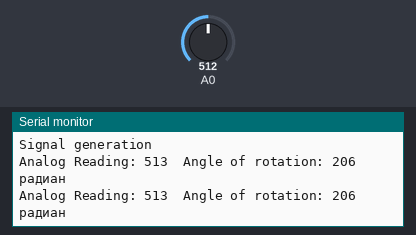
A sketch run on a simulated Arduino Uno, built with avr-gcc and run on an emulated ATmega328P. Shown: the last lines printed to the serial monitor. The test bench sets the inputs (shaded band); at power-on: A0 = 512.

Above: at 8.1 s.
8.2 s: A0 set to 716
At 16.0 s:
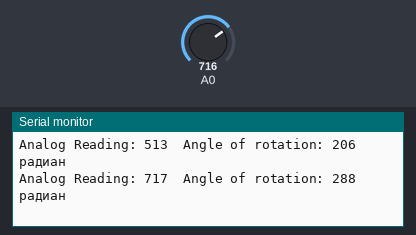
16.4 s: A0 set to 900
At 24.1 s:
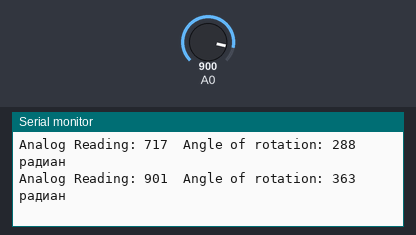
Timing chart, 0 to 25.6 s (numbered marks = the images above; inputs shaded):
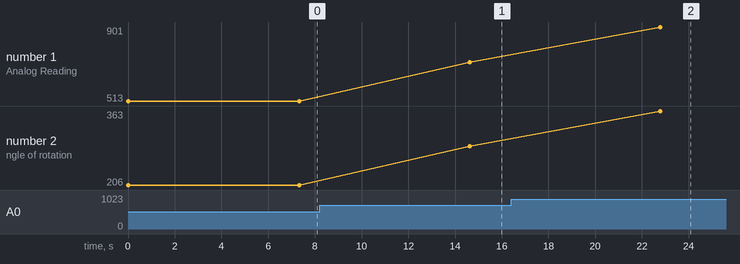

Measured:
- after the input at 8.2 s, the serial monitor: prints a new line after 6.4 s (image 1)
- after the input at 16.4 s, the serial monitor: prints a new line after 6.4 s (image 2)
- plotted number 1: 513 → 717 after the input at 8.2 s, 717 → 901 after the input at 16.4 s
- plotted number 2: 206 → 288 after the input at 8.2 s, 288 → 363 after the input at 16.4 s

The sketch:

ADC1256copy.ino
```cpp
/* Задаем бибилиотеки. Они доступны бесплатно на специальной платформе.*/

#include <Wire.h>
#include <Adafruit_MCP4725.h>
int freq = 0;
Adafruit_MCP4725 dac;

/* В представленное окно вставляем цифру при каком разрешении хотим получать картинку 12, 9 , 8, 7, 6, 5 */
#define DAC_RESOLUTION    (12)

  /* конвертируем нужны сигнал в битную систему, в зависимости от разрешения и вставляем набор цифр через ","  */

const PROGMEM uint16_t DACLookup_FullSine_12Bit[4096] =
{0, 0, 0, 0, 0, 0, 0, 0, 0, 0, 0, 0, 0, 0, 0, 0, 0, 0, 0, 0, 0, 0, 0, 0, 0, 0, 0, 0, 0, 0, 0, 0, 0, 0, 0, 0, 0, 0, 0, 0, 0, 0, 0, 0, 0, 0, 0, 0, 0, 0, 0, 0, 0, 0, 0, 0, 0, 0, 0, 0, 0, 0, 0, 0, 0, 0, 0, 0, 0, 0, 0, 0, 0, 0, 0, 0, 0, 0, 0, 0, 0, 0, 0, 0, 0, 0, 0, 0, 0, 0, 0, 0, 0, 0, 0, 0, 0, 0, 0, 0, 0, 0, 0, 0, 0, 0, 0, 0, 0, 0, 0, 0, 0, 0, 0, 0, 0, 0, 0, 0, 0, 0, 0, 0, 0, 0, 0, 0, 0, 0, 0, 0, 0, 0, 0, 0, 0, 0, 0, 0, 0, 0, 0, 0, 0, 0, 0, 0, 0, 0, 0, 0, 0, 0, 0, 0, 0, 0, 0, 0, 0, 0, 0, 0, 0, 0, 0, 0, 0, 0, 0, 0, 0, 0, 0, 0, 0, 0, 0, 0, 0, 0, 0, 0, 0, 0, 0, 0, 0, 0, 0, 0, 0, 0, 0, 0, 0, 0, 0, 0, 0, 0, 0, 0, 0, 0, 0, 0, 0, 0, 0, 0, 0, 0, 0, 0, 0, 0, 0, 0, 0, 0, 0, 0, 0, 0, 0, 0, 0, 0, 0, 0, 0, 0, 0, 0, 0, 0, 0, 0, 0, 0, 0, 0, 0, 0, 0, 0, 0, 0, 0, 0, 0, 0, 0, 0, 0, 0, 0, 0, 0, 0, 0, 0, 0, 0, 0, 0, 0, 0, 0, 0, 0, 0, 0, 0, 0, 0, 0, 0, 0, 0, 0, 0, 0, 0, 0, 0, 0, 0, 0, 0, 0, 0, 0, 0, 0, 0, 0, 0, 0, 0, 0, 0, 0, 0, 0, 0, 0, 0, 0, 0, 0, 0, 0, 0, 0, 0, 0, 0, 0, 0, 0, 0, 0, 0, 0, 0, 0, 0, 0, 0, 0, 0, 0, 0, 0, 0, 0, 0, 0, 0, 0, 0, 0, 0, 0, 0, 0, 0, 0, 0, 0, 0, 0, 0, 0, 0, 0, 0, 0, 0, 0, 0, 0, 0, 0, 0, 0, 0, 0, 0, 0, 0, 0, 0, 0, 0, 0, 0, 0, 0, 0, 0, 0, 0, 0, 0, 0, 0, 0, 0, 0, 0, 0, 0, 0, 0, 0, 0, 0, 0, 0, 0, 0, 0, 0, 0, 0, 0, 0, 0, 0, 0, 0, 0, 0, 0, 0, 0, 0, 0, 0, 0, 0, 0, 0, 0, 0, 0, 0, 0, 0, 0, 0, 0, 0, 0, 0, 0, 0, 0, 0, 0, 0, 0, 0, 0, 0, 0, 0, 0, 0, 0, 0, 0, 0, 0, 0, 0, 0, 0, 0, 0, 0, 0, 0, 0, 0, 0, 0, 0, 0, 0, 0, 0, 0, 0, 0, 0, 0, 0, 0, 0, 0, 0, 0, 0, 0, 0, 0, 0, 0, 0, 0, 0, 0, 0, 0, 0, 0, 0, 0, 0, 0, 0, 0, 0, 0, 0, 0, 0, 0, 0, 0, 0, 0, 0, 0, 0, 0, 0, 0, 0, 0, 0, 0, 0, 0, 0, 0, 0, 0, 0, 0, 0, 0, 0, 0, 0, 0, 0, 0, 0, 0, 0, 0, 0, 0, 0, 0, 0, 0, 0, 0, 0, 0, 0, 0, 0, 0, 0, 0, 0, 0, 0, 0, 0, 0, 0, 0, 0, 0, 0, 0, 0, 0, 0, 0, 0, 0, 0, 0, 0, 0, 0, 0, 0, 0, 0, 0, 0, 0, 0, 0, 0, 0, 0, 0, 0, 0, 0, 0, 0, 0, 0, 0, 0, 0, 0, 0, 0, 0, 0, 0, 0, 0, 0, 0, 0, 0, 0, 0, 0, 0, 0, 0, 0, 0, 0, 0, 0, 0, 0, 0, 0, 0, 0, 0, 0, 0, 0, 0, 0, 0, 0, 0, 0, 0, 0, 0, 0, 0, 0, 0, 0, 0, 0, 0, 0, 0, 0, 0, 0, 0, 0, 0, 0, 0, 0, 0, 0, 0, 0, 0, 0, 0, 0, 0, 0, 0, 0, 0, 0, 0, 0, 0, 0, 0, 0, 0, 0, 0, 0, 0, 0, 0, 0, 0, 0, 0, 0, 0, 0, 0, 0, 0, 0, 0, 0, 0, 0, 0, 0, 0, 0, 0, 0, 0, 0, 0, 0, 0, 0, 0, 0, 0, 0, 0, 0, 0, 0, 0, 0, 0, 0, 0, 0, 0, 0, 0, 0, 0, 0, 0, 0, 0, 0, 0, 0, 0, 0, 0, 0, 0, 0, 0, 0, 0, 0, 0, 0, 0, 0, 0, 0, 0, 0, 0, 0, 0, 0, 0, 0, 0, 0, 0, 0, 0, 0, 0, 0, 0, 0, 0, 0, 0, 0, 0, 0, 0, 0, 0, 0, 0, 0, 0, 0, 0, 0, 0, 0, 0, 0, 0, 0, 0, 0, 0, 0, 0, 0, 0, 0, 0, 0, 0, 0, 0, 0, 0, 0, 0, 0, 0, 0, 0, 0, 0, 0, 0, 0, 0, 0, 0, 0, 0, 0, 0, 0, 0, 0, 0, 0, 0, 0, 0, 0, 0, 0, 0, 0, 0, 0, 0, 0, 0, 0, 0, 0, 0, 0, 0, 0, 0, 0, 0, 0, 0, 0, 0, 0, 0, 0, 0, 0, 0, 0, 0, 0, 0, 0, 0, 0, 0, 0, 0, 0, 0, 0, 0, 0, 0, 0, 0, 0, 0, 0, 0, 0, 0, 0, 0, 0, 0, 0, 0, 0, 0, 0, 0, 0, 0, 0, 0, 0, 0, 0, 0, 0, 0, 0, 0, 0, 0, 0, 0, 0, 0, 0, 0, 0, 0, 0, 0, 0, 0, 0, 0, 0, 0, 0, 0, 0, 0, 0, 0, 0, 0, 0, 0, 0, 0, 0, 0, 0, 0, 0, 0, 0, 0, 0, 0, 0, 0, 0, 0, 0, 0, 0, 0, 0, 0, 0, 0, 0, 0, 0, 0, 0, 0, 0, 0, 0, 0, 0, 0, 0, 0, 0, 0, 0, 0, 0, 0, 0, 0, 0, 0, 0, 0, 0, 0, 0, 0, 0, 0, 0, 0, 0, 0, 0, 0, 0, 0, 0, 0, 0, 0, 0, 0, 0, 0, 0, 0, 0, 0, 0, 0, 0, 0, 0, 0, 0, 0, 0, 0, 0, 0, 0, 0, 0, 0, 0, 0, 0, 0, 0, 0, 0, 0, 0, 0, 0, 0, 0, 0, 0, 0, 0, 0, 0, 0, 0, 0, 0, 0, 0, 0, 0, 0, 0, 0, 0, 0, 0, 0, 0, 0, 0, 0, 0, 0, 0, 0, 0, 0, 0, 0, 0, 0, 0, 0, 0, 0, 0, 0, 0, 0, 0, 0, 0, 0, 0, 0, 0, 0, 0, 0, 0, 0, 0, 0, 0, 0, 0, 0, 0, 0, 0, 0, 0, 0, 0, 0, 0, 0, 0, 0, 0, 0, 0, 0, 0, 0, 0, 0, 0, 0, 0, 0, 0, 0, 0, 0, 0, 0, 0, 0, 0, 0, 0, 0, 0, 0, 0, 0, 0, 0, 0, 0, 0, 0, 0, 0, 0, 0, 0, 0, 0, 0, 0, 0, 0, 0, 0, 0, 0, 0, 0, 0, 0, 0, 0, 0, 0, 0, 0, 0, 0, 0, 0, 0, 0, 0, 0, 0, 0, 0, 0, 0, 0, 0, 0, 0, 0, 0, 0, 0, 0, 0, 0, 0, 0, 0, 0, 0, 0, 0, 0, 0, 0, 0, 0, 0, 0, 0, 0, 0, 0, 0, 0, 0, 0, 0, 0, 0, 0, 0, 0, 0, 0, 0, 0, 0, 0, 0, 0, 0, 0, 0, 0, 0, 0, 0, 0, 0, 0, 0, 0, 0, 0, 0, 0, 0, 0, 0, 0, 0, 0, 0, 0, 0, 0, 0, 0, 0, 0, 0, 0, 0, 0, 0, 0, 0, 0, 0, 0, 0, 0, 0, 0, 0, 0, 0, 0, 0, 0, 0, 0, 0, 0, 0, 0, 0, 0, 0, 0, 0, 0, 0, 0, 0, 0, 0, 0, 0, 0, 0, 0, 0, 0, 0, 0, 0, 0, 0, 0, 0, 0, 0, 0, 0, 0, 0, 0, 0, 0, 0, 0, 0, 0, 0, 0, 0, 0, 0, 0, 0, 0, 0, 0, 0, 0, 0, 0, 0, 0, 0, 0, 0, 0, 0, 0, 0, 0, 0, 0, 0, 0, 0, 0, 0, 0, 0, 0, 0, 0, 0, 0, 0, 0, 0, 0, 0, 0, 0, 0, 0, 0, 0, 0, 0, 0, 0, 0, 0, 0, 0, 0, 0, 0, 0, 0, 0, 0, 0, 0, 0, 0, 0, 0, 0, 0, 0, 0, 0, 0, 0, 0, 0, 0, 0, 0, 0, 0, 0, 0, 0, 0, 0, 0, 0, 0, 0, 0, 0, 0, 0, 0, 0, 0, 0, 0, 0, 0, 0, 0, 0, 0, 0, 0, 0, 0, 0, 0, 0, 0, 0, 0, 0, 0, 0, 0, 0, 0, 0, 0, 0, 0, 0, 0, 0, 0, 0, 0, 0, 0, 0, 0, 0, 0, 0, 0, 0, 0, 0, 0, 0, 0, 0, 0, 0, 0, 0, 0, 0, 0, 0, 0, 0, 0, 0, 0, 0, 0, 0, 0, 0, 0, 0, 0, 0, 0, 0, 0, 0, 0, 0, 0, 0, 0, 0, 0, 0, 0, 0, 0, 0, 0, 0, 0, 0, 0, 0, 0, 0, 0, 0, 0, 0, 0, 0, 0, 0, 0, 0, 0, 0, 0, 0, 0, 0, 0, 0, 0, 0, 0, 0, 0, 0, 0, 0, 0, 0, 0, 0, 0, 0, 0, 0, 0, 0, 0, 0, 0, 0, 0, 0, 0, 0, 0, 0, 0, 0, 0, 0, 0, 0, 0, 0, 0, 0, 0, 0, 0, 0, 0, 0, 0, 0, 0, 0, 0, 0, 0, 0, 0, 0, 0, 0, 0, 0, 0, 0, 0, 0, 0, 0, 0, 0, 0, 0, 0, 0, 0, 0, 0, 0, 0, 0, 0, 0, 0, 0, 0, 0, 0, 0, 0, 0, 0, 0, 0, 0, 0, 0, 0, 0, 0, 0, 0, 0, 0, 0, 0, 0, 0, 0, 0, 0, 0, 0, 0, 0, 0, 0, 0, 0, 0, 0, 0, 0, 0, 0, 0, 0, 0, 0, 0, 0, 0, 0, 0, 0, 0, 0, 0, 0, 0, 0, 0, 0, 0, 0, 0, 0, 0, 0, 0, 0, 0, 0, 0, 0, 0, 0, 0, 0, 0, 0, 0, 0, 0, 0, 0, 0, 0, 0, 0, 0, 0, 0, 0, 0, 0, 0, 0, 0, 0, 0, 0, 0, 0, 0, 0, 0, 0, 0, 0, 0, 0, 0, 0, 0, 0, 0, 0, 0, 0, 0, 0, 0, 0, 0, 0, 0, 0, 0, 0, 0, 0, 0, 0, 0, 0, 0, 0, 0, 0, 0, 0, 0, 0, 0, 0, 0, 0, 0, 0, 0, 0, 0, 0, 0, 0, 0, 0, 0, 0, 0, 0, 0, 0, 0, 0, 0, 0, 0, 0, 0, 0, 0, 0, 0, 0, 0, 0, 0, 0, 0, 0, 0, 0, 0, 0, 0, 0, 0, 0, 0, 0, 0, 0, 0, 0, 0, 0, 0, 0, 0, 0, 0, 0, 0, 0, 0, 0, 0, 0, 0, 0, 0, 0, 0, 0, 0, 0, 0, 0, 0, 0, 0, 0, 0, 0, 0, 0, 0, 0, 0, 0, 0, 0, 0, 0, 0, 0, 0, 0, 0, 0, 0, 0, 0, 0, 0, 0, 0, 0, 0, 0, 0, 0, 0, 0, 0, 0, 0, 0, 0, 0, 0, 0, 0, 0, 0, 0, 0, 0, 0, 0, 0, 0, 0, 0, 0, 0, 0, 0, 0, 0, 0, 0, 0, 0, 0, 0, 0, 0, 0, 0, 0, 0, 0, 0, 0, 0, 0, 0, 0, 0, 0, 0, 0, 0, 0, 0, 0, 0, 0, 0, 0, 0, 0, 0, 0, 0, 0, 0, 0, 0, 0, 0, 0, 0, 0, 0, 0, 0, 0, 0, 0, 0, 0, 0, 0, 0, 0, 0, 0, 0, 0, 0, 0, 0, 0, 0, 0, 0, 0, 0, 0, 0, 0, 0, 0, 0, 0, 0, 0, 0, 0, 0, 0, 0, 0, 0, 0, 0, 0, 0, 0, 0, 0, 0, 0, 0, 0, 0, 0, 0, 0, 0, 0, 0, 0, 0, 0, 0, 0, 0, 0, 0, 0, 0, 0, 0, 0, 0, 0, 0, 0, 0, 0, 0, 0, 0, 0, 0, 0, 0, 0, 0, 0, 159, 406, 837, 1047, 971, 621, 246, 95, 0, 0, 0, 0, 0, 0, 0, 0, 0, 0, 0, 0, 0, 0, 0, 0, 0, 0, 0, 0, 0, 0, 0, 0, 0, 0, 0, 0, 0, 0, 0, 0, 0, 0, 0, 0, 0, 0, 0, 0, 0, 0, 0, 0, 0, 0, 0, 0, 0, 0, 0, 0, 0, 0, 0, 0, 0, 0, 0, 0, 0, 0, 0, 0, 0, 0, 0, 0, 0, 0, 0, 0, 0, 0, 0, 0, 0, 0, 0, 0, 0, 0, 0, 0, 0, 0, 0, 0, 0, 0, 0, 0, 0, 0, 0, 0, 0, 0, 0, 0, 0, 0, 0, 0, 0, 0, 0, 0, 0, 0, 0, 0, 0, 0, 0, 0, 0, 0, 0, 0, 0, 0, 0, 0, 0, 0, 0, 0, 0, 0, 0, 0, 0, 0, 0, 0, 0, 0, 0, 0, 0, 0, 0, 0, 0, 0, 0, 0, 0, 0, 0, 0, 0, 0, 0, 0, 0, 0, 0, 0, 0, 0, 0, 0, 0, 0, 0, 0, 0, 0, 0, 0, 0, 0, 0, 0, 0, 0, 0, 0, 0, 0, 0, 0, 0, 0, 0, 0, 0, 0, 0, 0, 0, 0, 0, 0, 0, 0, 0, 0, 0, 0, 0, 0, 0, 0, 0, 0, 0, 0, 0, 0, 0, 0, 0, 0, 0, 0, 0, 0, 0, 0, 0, 0, 0, 0, 0, 0, 0, 0, 0, 0, 0, 0, 0, 0, 0, 0, 0, 0, 0, 0, 0, 0, 0, 0, 0, 0, 0, 0, 0, 0, 0, 0, 0, 0, 0, 0, 0, 0, 0, 0, 0, 0, 0, 0, 0, 0, 0, 0, 0, 0, 0, 0, 0, 0, 0, 0, 0, 0, 0, 0, 0, 0, 0, 0, 0, 0, 0, 0, 0, 0, 0, 0, 0, 0, 0, 0, 0, 0, 0, 0, 0, 0, 0, 0, 0, 0, 0, 0, 0, 0, 0, 0, 0, 0, 0, 0, 0, 0, 0, 0, 0, 0, 0, 0, 0, 0, 0, 0, 0, 0, 0, 0, 0, 0, 0, 0, 0, 0, 0, 0, 0, 0, 0, 0, 0, 0, 0, 0, 0, 0, 0, 0, 0, 0, 0, 0, 0, 0, 0, 0, 0, 0, 0, 0, 0, 0, 0, 0, 0, 0, 0, 0, 0, 0, 0, 0, 0, 0, 0, 0, 0, 0, 0, 0, 0, 0, 0, 0, 0, 0, 0, 0, 0, 0, 0, 0, 0, 0, 0, 0, 0, 0, 0, 0, 0, 0, 0, 0, 0, 0, 0, 0, 0, 0, 0, 0, 0, 0, 0, 0, 0, 0, 0, 0, 0, 0, 0, 0, 0, 0, 0, 0, 0, 0, 0, 0, 0, 0, 0, 0, 0, 0, 0, 0, 0, 0, 0, 0, 0, 0, 0, 0, 0, 0, 0, 0, 0, 0, 0, 0, 0, 0, 0, 0, 0, 0, 0, 0, 0, 0, 0, 0, 0, 0, 0, 0, 0, 0, 0, 0, 0, 0, 0, 0, 0, 0, 0, 0, 0, 0, 0, 0, 0, 0, 0, 0, 0, 0, 0, 0, 0, 0, 0, 0, 0, 0, 0, 0, 0, 0, 0, 0, 0, 0, 0, 0, 0, 0, 0, 0, 0, 0, 0, 0, 0, 0, 0, 0, 0, 0, 0, 0, 0, 0, 0, 0, 0, 0, 0, 0, 0, 0, 0, 0, 0, 0, 0, 0, 0, 0, 0, 0, 0, 0, 0, 0, 0, 0, 0, 0, 0, 0, 0, 0, 0, 0, 0, 0, 0, 0, 0, 0, 0, 0, 0, 0, 0, 0, 0, 0, 0, 0, 0, 0, 0, 0, 0, 0, 0, 0, 0, 0, 0, 0, 0, 0, 0, 0, 0, 0, 0, 0, 0, 0, 0, 0, 0, 0, 0, 0, 0, 0, 0, 0, 0, 0, 0, 0, 0, 0, 0, 0, 0, 0, 0, 0, 0, 0, 0, 0, 0, 0, 0, 0, 0, 0, 0, 0, 0, 0, 0, 0, 0, 0, 0, 0, 0, 0, 0, 0, 0, 0, 0, 0, 0, 0, 0, 0, 0, 0, 0, 0, 0, 0, 0, 0, 0, 0, 0, 0, 0, 0, 0, 0, 0, 0, 0, 0, 0, 0, 0, 0, 0, 0, 0, 0, 0, 0, 0, 0, 0, 0, 0, 0, 0, 0, 0, 0, 0, 0, 0, 0, 0, 0, 0, 0, 0, 0, 0, 0, 0, 0, 0, 0, 0, 0, 0, 0, 0, 0, 0, 0, 0, 0, 0, 0, 0, 0, 0, 0, 0, 0, 0, 0, 0, 0, 0, 0, 0, 0, 0, 0, 0, 0, 0, 0, 0, 0, 0, 0, 0, 0, 0, 0, 0, 0, 0, 0, 0, 0, 0, 0, 0, 0, 0, 0, 0, 0, 0, 0, 0, 0, 0, 0, 0, 0, 0, 0, 0, 0, 0, 0, 0, 0, 0, 0, 0, 0, 0, 0, 0, 0, 0, 0, 0, 0, 0, 0, 0, 0, 0, 0, 0, 0, 0, 0, 0, 0, 0, 0, 0, 0, 0, 0, 0, 0, 0, 0, 0, 0, 0, 0, 0, 0, 0, 0, 0, 0, 0, 0, 0, 0, 0, 0, 0, 0, 0, 0, 0, 0, 0, 0, 0, 0, 0, 0, 0, 0, 0, 0, 0, 0, 0, 0, 0, 0, 0, 0, 0, 0, 0, 0, 0, 0, 0, 0, 0, 0, 0, 0, 0, 0, 0, 0, 0, 0, 0, 0, 0, 0, 0, 0, 0, 0, 0, 0, 0, 0, 0, 0, 0, 0, 0, 0, 0, 0, 0, 0, 0, 0, 0, 0, 0, 0, 0, 0, 0, 0, 0, 0, 0, 0, 0, 0, 0, 0, 0, 0, 0, 0, 0, 0, 0, 0, 0, 0, 0, 0, 0, 0, 0, 0, 0, 0, 0, 0, 0, 0, 0, 0, 0, 0, 0, 0, 0, 0, 0, 0, 0, 0, 0, 0, 0, 0, 0, 0, 0, 0, 0, 0, 0, 0, 0, 0, 0, 0, 0, 0, 0, 0, 0, 0, 0, 0, 0, 0, 0, 0, 0, 0, 0, 0, 0, 0, 0, 0, 0, 0, 0, 0, 0, 0, 0, 0, 0, 0, 0, 0, 0, 0, 0, 0, 0, 0, 0, 0, 0, 0, 0, 0, 0, 0, 0, 0, 0, 0, 0, 0, 0, 0, 0, 0, 0, 0, 0, 0, 0, 0, 0, 0, 0, 0, 0, 0, 0, 0, 0, 0, 0, 0, 0, 0, 0, 0, 0, 0, 0, 0, 0, 0, 0, 0, 0, 0, 0, 0, 0, 0, 0, 0, 0, 0, 0, 0, 0, 0, 0, 0, 0, 0, 0, 0, 0, 0, 0, 0, 0, 0, 0, 0, 0, 0, 0, 0, 0, 0, 0, 0, 0, 0, 0, 0, 0, 0, 0, 0, 0, 0, 0, 0, 0, 0, 0, 0, 0, 0, 0, 0, 0, 0, 0, 0, 0, 0, 0, 0, 0, 0, 0, 0, 0, 0, 0, 0, 0, 0, 0, 0, 0, 0, 0, 0, 0, 0, 0, 0, 0, 0, 0, 0, 0, 0, 0, 0, 0, 0, 0, 0, 0, 0, 0, 0, 0, 0, 0, 0, 0, 0, 0, 0, 0, 0, 0, 0, 0, 0, 0, 0, 0, 0, 0, 0, 0, 0, 0, 0, 0, 0, 0, 0, 0, 0, 0, 0, 0, 0, 0, 0, 0, 0, 0, 0, 0, 0, 0, 0, 0, 0, 0, 0, 0, 0, 0, 0, 0, 0, 0, 0, 0, 0, 0, 0, 0, 0, 0, 0, 0, 0, 0, 0, 0, 0, 0, 0, 0, 0, 0, 0, 0, 0, 0, 0, 0, 0, 0, 0, 0, 0, 0, 0, 0, 0, 0, 0, 0, 0, 0, 0, 0, 0, 0, 0, 0, 0, 0, 0, 0, 0, 0, 0, 0, 0, 0, 0, 0, 0, 0, 0, 0, 0, 0, 0, 0, 0, 0, 0, 0, 0, 0, 0, 0, 0, 0, 0, 0, 0, 0, 0, 0, 0, 0, 0, 0, 0, 0, 0, 0, 0, 0, 0, 0, 0, 0, 0, 0, 0, 0, 0, 0, 0, 0, 0, 0, 0, 0, 0, 0, 0, 0, 0, 0, 0, 0, 0, 0, 0, 0, 0, 0, 0, 0, 0, 0, 0, 0, 0, 0, 0, 0, 0, 0, 0, 0, 0, 0, 0, 0, 0, 0, 0, 0, 0, 0, 0, 0, 0, 0, 0, 0, 0, 0, 0, 0, 0, 0, 0, 0, 0, 0, 0, 0, 0, 0, 0, 0, 0, 0, 0, 0, 0, 0, 0, 0, 0, 0, 0, 0, 0, 0, 0, 0, 0, 0, 0, 0, 0, 0, 0, 0, 0, 0, 0, 0, 0, 0, 0, 0, 0, 0, 0, 0, 0, 0, 0, 0, 0, 0, 0, 0, 0, 0, 0, 0, 0, 0, 0, 0, 0, 0, 0, 0, 0, 0, 0, 0, 0, 0, 0, 0, 0, 0, 0, 0, 0, 0, 0, 0, 0, 0, 0, 0, 0, 0, 0, 0, 0, 0, 0, 0, 0, 0, 0, 0, 0, 0, 0, 0, 0, 0, 0, 0, 0, 0, 0, 0, 0, 0, 0, 0, 0, 0, 0, 0, 0, 0, 0, 0, 0, 0, 0, 0, 0, 0, 0, 0, 0, 0, 0, 0, 0, 0, 0, 0, 0, 0, 0, 0, 0, 0, 0, 0, 0, 0, 0, 0, 0, 0, 0, 0, 0, 0, 0, 0, 0, 0, 0, 0, 0, 0, 0, 0, 0, 0, 0, 0, 0, 0, 0, 0, 0, 0, 0, 0, 0, 0, 0, 0, 0, 0, 0, 0, 0, 0, 0, 0, 0, 0, 0, 0, 0, 0, 0, 0, 0, 0, 0, 0, 0, 0, 0, 0, 0, 0, 0, 0, 0, 0, 0, 0, 0, 0, 0, 0, 0, 0, 0, 0, 0, 0, 0, 0, 0, 0, 0, 0, 0, 0, 0, 0, 0, 0, 0, 0, 0, 0, 0, 0, 0, 0, 0, 0, 0, 0, 0, 0, 0, 0, 0, 0, 0, 0, 0, 0, 0, 0, 0, 0, 0, 0, 0, 0, 0, 0, 0, 0, 0, 0, 0, 0, 0, 0, 0, 0, 0, 0, 0, 0, 0, 0, 0, 0, 0, 0, 0, 0, 0, 0, 0, 0, 0, 0, 0, 0, 0, 0, 0, 0, 0, 0, 0, 0, 0, 0, 0, 0, 0, 0, 0, 0, 0, 0, 0, 0, 0, 0, 0, 0, 0, 0, 0, 0, 0, 0, 0, 0, 0, 0, 0, 0, 0, 0, 0, 0, 0, 0, 0, 0, 0, 0, 0, 0, 0, 0, 0, 0, 0, 0, 0, 0, 0, 0, 0, 0, 0, 0, 0, 0, 0, 0, 0, 0, 0, 0, 0, 0, 0, 0, 0, 0, 0, 0, 0, 0, 0, 0, 0, 0, 0, 0, 0, 0, 0, 0, 0, 0, 0, 0, 0, 0, 0, 0, 0, 0, 0, 0, 0, 0, 0, 0, 0, 0, 0, 0, 0, 0, 0, 0, 0, 0, 0, 0, 0, 0, 0, 0, 0, 0, 0, 0, 0, 0, 0, 0, 0, 0, 0, 0, 0, 0, 0, 0, 0, 0, 0, 0, 0, 0, 0, 0, 0, 0, 0, 0, 0, 0, 0, 0, 0, 0, 0, 0, 0, 0, 0, 0, 0, 0, 0, 0, 0, 0, 0, 0, 0, 0, 0, 0, 0, 0, 0, 0, 0, 0, 0, 0, 0, 0, 0, 0, 0, 0, 0, 0, 0, 0, 0, 0, 0, 0, 0, 0, 0, 0, 0, 0, 0, 0, 0, 0, 0, 0, 0, 0, 0, 0, 0, 0, 0, 0, 0, 0, 0, 0, 0, 0, 0, 0, 0, 0, 0, 0, 0, 0, 0, 0, 0, 0, 0, 0, 0, 0, 0, 0, 0, 0, 0, 0, 0, 0, 0, 0, 0, 0, 0, 0, 0, 0, 0, 0, 0, 0, 0, 0, 0, 0, 0, 0, 0, 0, 0, 0, 0, 0, 0, 0, 0, 0, 0, 0, 0, 0, 0, 0, 0, 0, 0, 0, 0, 0, 0, 0, 0, 0, 0, 0, 0, 0, 0, 0, 0, 0, 0, 0, 0, 0, 0, 0, 0, 0, 0, 0, 0, 0, 0, 0, 0, 0, 0, 0, 0, 0, 0, 0, 0, 0, 0, 0, 0, 0, 0, 0, 0, 0, 0, 0, 0, 0, 0, 0, 0, 0, 0, 0, 0, 0, 0, 0, 0, 0, 0, 0, 0, 0, 0, 0, 0, 0, 0, 0, 0, 0, 0, 0, 0, 0, 0, 0, 0, 0, 0, 0, 0, 0, 0, 0, 0, 0, 0, 0, 0, 0};


const PROGMEM uint16_t DACLookup_FullSine_9Bit[512] =
{
  2048, 2073, 2098, 2123, 2148, 2174, 2199, 2224,
  2249, 2274, 2299, 2324, 2349, 2373, 2398, 2423,
  2448, 2472, 2497, 2521, 2546, 2570, 2594, 2618,
  2643, 2667, 2690, 2714, 2738, 2762, 2785, 2808,
  2832, 2855, 2878, 2901, 2924, 2946, 2969, 2991,
  3013, 3036, 3057, 3079, 3101, 3122, 3144, 3165,
  3186, 3207, 3227, 3248, 3268, 3288, 3308, 3328,
  3347, 3367, 3386, 3405, 3423, 3442, 3460, 3478,
  3496, 3514, 3531, 3548, 3565, 3582, 3599, 3615,
  3631, 3647, 3663, 3678, 3693, 3708, 3722, 3737,
  3751, 3765, 3778, 3792, 3805, 3817, 3830, 3842,
  3854, 3866, 3877, 3888, 3899, 3910, 3920, 3930,
  3940, 3950, 3959, 3968, 3976, 3985, 3993, 4000,
  4008, 4015, 4022, 4028, 4035, 4041, 4046, 4052,
  4057, 4061, 4066, 4070, 4074, 4077, 4081, 4084,
  4086, 4088, 4090, 4092, 4094, 4095, 4095, 4095,
  4095, 4095, 4095, 4095, 4094, 4092, 4090, 4088,
  4086, 4084, 4081, 4077, 4074, 4070, 4066, 4061,
  4057, 4052, 4046, 4041, 4035, 4028, 4022, 4015,
  4008, 4000, 3993, 3985, 3976, 3968, 3959, 3950,
  3940, 3930, 3920, 3910, 3899, 3888, 3877, 3866,
  3854, 3842, 3830, 3817, 3805, 3792, 3778, 3765,
  3751, 3737, 3722, 3708, 3693, 3678, 3663, 3647,
  3631, 3615, 3599, 3582, 3565, 3548, 3531, 3514,
  3496, 3478, 3460, 3442, 3423, 3405, 3386, 3367,
  3347, 3328, 3308, 3288, 3268, 3248, 3227, 3207,
  3186, 3165, 3144, 3122, 3101, 3079, 3057, 3036,
  3013, 2991, 2969, 2946, 2924, 2901, 2878, 2855,
  2832, 2808, 2785, 2762, 2738, 2714, 2690, 2667,
  2643, 2618, 2594, 2570, 2546, 2521, 2497, 2472,
  2448, 2423, 2398, 2373, 2349, 2324, 2299, 2274,
  2249, 2224, 2199, 2174, 2148, 2123, 2098, 2073,
  2048, 2023, 1998, 1973, 1948, 1922, 1897, 1872,
  1847, 1822, 1797, 1772, 1747, 1723, 1698, 1673,
  1648, 1624, 1599, 1575, 1550, 1526, 1502, 1478,
  1453, 1429, 1406, 1382, 1358, 1334, 1311, 1288,
  1264, 1241, 1218, 1195, 1172, 1150, 1127, 1105,
  1083, 1060, 1039, 1017,  995,  974,  952,  931,
   910,  889,  869,  848,  828,  808,  788,  768,
   749,  729,  710,  691,  673,  654,  636,  618,
   600,  582,  565,  548,  531,  514,  497,  481,
   465,  449,  433,  418,  403,  388,  374,  359,
   345,  331,  318,  304,  291,  279,  266,  254,
   242,  230,  219,  208,  197,  186,  176,  166,
   156,  146,  137,  128,  120,  111,  103,   96,
    88,   81,   74,   68,   61,   55,   50,   44,
    39,   35,   30,   26,   22,   19,   15,   12,
    10,    8,    6,    4,    2,    1,    1,    0,
     0,    0,    1,    1,    2,    4,    6,    8,
    10,   12,   15,   19,   22,   26,   30,   35,
    39,   44,   50,   55,   61,   68,   74,   81,
    88,   96,  103,  111,  120,  128,  137,  146,
   156,  166,  176,  186,  197,  208,  219,  230,
   242,  254,  266,  279,  291,  304,  318,  331,
   345,  359,  374,  388,  403,  418,  433,  449,
   465,  481,  497,  514,  531,  548,  565,  582,
   600,  618,  636,  654,  673,  691,  710,  729,
   749,  768,  788,  808,  828,  848,  869,  889,
   910,  931,  952,  974,  995, 1017, 1039, 1060,
  1083, 1105, 1127, 1150, 1172, 1195, 1218, 1241,
  1264, 1288, 1311, 1334, 1358, 1382, 1406, 1429,
  1453, 1478, 1502, 1526, 1550, 1575, 1599, 1624,
  1648, 1673, 1698, 1723, 1747, 1772, 1797, 1822,
  1847, 1872, 1897, 1922, 1948, 1973, 1998, 2023
};

const PROGMEM uint16_t DACLookup_FullSine_8Bit[256] =
{
  2048, 2098, 2148, 2198, 2248, 2298, 2348, 2398,
  2447, 2496, 2545, 2594, 2642, 2690, 2737, 2784,
  2831, 2877, 2923, 2968, 3013, 3057, 3100, 3143,
  3185, 3226, 3267, 3307, 3346, 3385, 3423, 3459,
  3495, 3530, 3565, 3598, 3630, 3662, 3692, 3722,
  3750, 3777, 3804, 3829, 3853, 3876, 3898, 3919,
  3939, 3958, 3975, 3992, 4007, 4021, 4034, 4045,
  4056, 4065, 4073, 4080, 4085, 4089, 4093, 4094,
  4095, 4094, 4093, 4089, 4085, 4080, 4073, 4065,
  4056, 4045, 4034, 4021, 4007, 3992, 3975, 3958,
  3939, 3919, 3898, 3876, 3853, 3829, 3804, 3777,
  3750, 3722, 3692, 3662, 3630, 3598, 3565, 3530,
  3495, 3459, 3423, 3385, 3346, 3307, 3267, 3226,
  3185, 3143, 3100, 3057, 3013, 2968, 2923, 2877,
  2831, 2784, 2737, 2690, 2642, 2594, 2545, 2496,
  2447, 2398, 2348, 2298, 2248, 2198, 2148, 2098,
  2048, 1997, 1947, 1897, 1847, 1797, 1747, 1697,
  1648, 1599, 1550, 1501, 1453, 1405, 1358, 1311,
  1264, 1218, 1172, 1127, 1082, 1038,  995,  952,
   910,  869,  828,  788,  749,  710,  672,  636,
   600,  565,  530,  497,  465,  433,  403,  373,
   345,  318,  291,  266,  242,  219,  197,  176,
   156,  137,  120,  103,   88,   74,   61,   50,
    39,   30,   22,   15,   10,    6,    2,    1,
     0,    1,    2,    6,   10,   15,   22,   30,
    39,   50,   61,   74,   88,  103,  120,  137,
   156,  176,  197,  219,  242,  266,  291,  318,
   345,  373,  403,  433,  465,  497,  530,  565,
   600,  636,  672,  710,  749,  788,  828,  869,
   910,  952,  995, 1038, 1082, 1127, 1172, 1218,
  1264, 1311, 1358, 1405, 1453, 1501, 1550, 1599,
  1648, 1697, 1747, 1797, 1847, 1897, 1947, 1997
};

const PROGMEM uint16_t DACLookup_FullSine_7Bit[128] =
{
  2048, 2148, 2248, 2348, 2447, 2545, 2642, 2737,
  2831, 2923, 3013, 3100, 3185, 3267, 3346, 3423,
  3495, 3565, 3630, 3692, 3750, 3804, 3853, 3898,
  3939, 3975, 4007, 4034, 4056, 4073, 4085, 4093,
  4095, 4093, 4085, 4073, 4056, 4034, 4007, 3975,
  3939, 3898, 3853, 3804, 3750, 3692, 3630, 3565,
  3495, 3423, 3346, 3267, 3185, 3100, 3013, 2923,
  2831, 2737, 2642, 2545, 2447, 2348, 2248, 2148,
  2048, 1947, 1847, 1747, 1648, 1550, 1453, 1358,
  1264, 1172, 1082,  995,  910,  828,  749,  672,
   600,  530,  465,  403,  345,  291,  242,  197,
   156,  120,   88,   61,   39,   22,   10,    2,
     0,    2,   10,   22,   39,   61,   88,  120,
   156,  197,  242,  291,  345,  403,  465,  530,
   600,  672,  749,  828,  910,  995, 1082, 1172,
  1264, 1358, 1453, 1550, 1648, 1747, 1847, 1947
};

const PROGMEM uint16_t DACLookup_FullSine_6Bit[64] =
{
  2048, 2248, 2447, 2642, 2831, 3013, 3185, 3346,
  3495, 3630, 3750, 3853, 3939, 4007, 4056, 4085,
  4095, 4085, 4056, 4007, 3939, 3853, 3750, 3630,
  3495, 3346, 3185, 3013, 2831, 2642, 2447, 2248,
  2048, 1847, 1648, 1453, 1264, 1082,  910,  749,
   600,  465,  345,  242,  156,   88,   39,   10,
     0,   10,   39,   88,  156,  242,  345,  465,
   600,  749,  910, 1082, 1264, 1453, 1648, 1847
};

const PROGMEM uint16_t DACLookup_FullSine_5Bit[32] =
{
  0, 0, 0, 0, 0, 0, 0, 0,
  50, 50, 50, 50, 50, 0, 0, 0,
  0, 0, 0,  0,  0,  0,  0,   0,
     0,   0,  0,  0,  0,  0, 0, 0
};

void setup(void) {
  Serial.begin(9600);


/* Далее запускаем основной блок программы для генерации сигнала */

  dac.begin(0x60);

  Serial.println("Signal generation");

}

void loop(void) {
    uint16_t i;
 freq = analogRead(A0)+1;   // Указываем подключение потенциометра для регилирования частоты
   int per = map(freq, 0, 670, 0, 270); // Конвертируем в радианы, чтобы видеть на какой угол мы поворачиваем потенциометр
  Serial.print("Analog Reading: ");
Serial.print(freq);                   // Выводим на печать в последовательный порт необработанные("сырые") аналоговые значения
   Serial.print("  Angle of rotation: ");
  Serial.print(per);                   // Выводим на печать в последовательный порт значения в процентах
 Serial.println("  радиан");                 // Выводим на печать в последовательный порт символ % и новой строки
       delay(5000);                              // Регулируем задержку сигнала


    /* Выбираем нужное значение в зависимости от выбранного разрешения */

    #if DAC_RESOLUTION == 5
      for (i = 0; i < 32; i++)
      {
        dac.setVoltage(pgm_read_word(&(DACLookup_FullSine_5Bit[i])), false);
        delayMicroseconds(freq);
      }
    #elif DAC_RESOLUTION == 6
      for (i = 0; i < 64; i++)
      {
        dac.setVoltage(pgm_read_word(&(DACLookup_FullSine_6Bit[i])), false);
        delayMicroseconds(freq);
      }
    #elif DAC_RESOLUTION == 7
      for (i = 0; i < 128; i++)
      {
        dac.setVoltage(pgm_read_word(&(DACLookup_FullSine_7Bit[i])), false);
        delayMicroseconds(freq);
      }
    #elif DAC_RESOLUTION == 9
      for (i = 0; i < 512; i++)
      {
        dac.setVoltage(pgm_read_word(&(DACLookup_FullSine_9Bit[i])), false);
      delayMicroseconds(freq);
      }
    #elif DAC_RESOLUTION == 12
      for (i = 0; i < 4096; i++)
      {
        dac.setVoltage(pgm_read_word(&(DACLookup_FullSine_12Bit[i])), false);
        delayMicroseconds(freq);
      }
    #else    // Use 8-bit data if nothing else is specified
      for (i = 0; i < 256; i++)
      {
        dac.setVoltage(pgm_read_word(&(DACLookup_FullSine_8Bit[i])), false);
        delayMicroseconds(freq);
      }

    #endif


}
```
